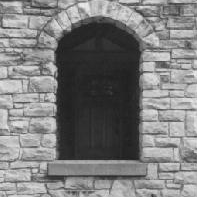
#> input picture FAST-NUCES LHR (BSCS)/Semester 8 - Spring 2024/Digital Image Processing/Assignments/Assignment 1/TestImage_1a.png, 197 x 197 px
$ jupyter execute --allow-errors L200921_A1_DIP_6B.ipynb
#> lines starting #> are read from the running program, lines starting #| are printed output that depends on the picture
# Digital Image Processing
## Spring 2024 Assignment 1
## Aisha Muhammad Nawaz (L20-0921)
##   BSCS 6B
### Instructions:
#### You are required to code the following algorithms using Matlab/Python languages. Proper GUI, where all relevant inputs are taken from the user and appropriate outputs are shown accordingly:

1. Mapping Equations (Linear and Non-linear), user should be given choice to select ranges for input;
2. Digital negative;
3. Histogram Stretch and Shrink.

Visit your book/handouts and attend lectures for better understanding of problems.

### NOTE: I am using Python Language
# Part 1 : Mapping Equations (Linear and Non-linear)

## (a) : Mapping Equations (Linear)

[cell 1]
# Part 1 (a) : Mapping Equations (Linear)
import cv2
import matplotlib.pyplot as plt
import numpy as np

def MapImageLinear(OrgImg):
    img=OrgImg.copy()
    print('Please enter Original Gray Level Range (Seperate start and end by \'-\')')
    x1,x2=input().split('-')
    print('Please enter Transformed Gray Level Range (Seperate start and end by \'-\')')
    y1,y2=input().split('-')
    x1=int(x1)
    y1=int(y1)
    x2=int(x2)
    y2=int(y2)
    #Finding Equation y=mx+c
    m=(y1-y2)/(x1-x2)
    print('m is: ',m)
    if 0 < m < 1:
        print('Need to shrink')
    elif(m>1):
        print('Need to strech')
    else:
        print('Do Nothing')

    # Finding value of C
    c=y2-m*x2
    print('C is: ',c)
    # y=mx+c
    #Applying Linear Mapping
    # Creating a mask based on the original gray level range
    mask = (x1 <= img) & (img <= x2)

    # Applying Linear Mapping only to the pixels in the mask
    img[mask] = m * img[mask] + c

    plt.subplot(121)
    plt.imshow(cv2.cvtColor(OrgImg,cv2.COLOR_BGR2RGB))
    plt.title("Orginal Image")
    plt.subplot(122)
    plt.imshow(cv2.cvtColor(img,cv2.COLOR_BGR2RGB))
    plt.title("Image After Linear Mapping")

[cell 2]
img=cv2.imread('TestImage_1a.png')
#> img is the input picture: shape (197, 197, 3); min 27, max 238, mean 124.7
#> (the rest of this cell did not finish here and is left out)

## (b) : Mapping Equations (Non-Linear)

[cell 3]
# Part 1 (b) : Mapping Equations (Non-linear)
import cv2
import matplotlib.pyplot as plt
import numpy as np

def MapImageNonLinear(OrgImg):
    img=OrgImg.copy()
    #Using Piece-wise linear modification
    ranges=[]
    n=int(input('Please enter the number of ranges you wish to specify: '))
    for i in range (n):
        print(f'Please enter range {i+1} (start,end,modifiedStart,modifiedEnd)')
        ranges.append(map(int,input().split(',')))

    #Finding Equation y=mx+c
    for start,end,modifiedStart,modifiedEnd in ranges:
        m = (modifiedEnd - modifiedStart) / (end - start)
        print('m is',m)
        if(m>1):
            print('Need to strech')
        elif(m<1):
            print('Need to shrink')
        else:
            print('Do Nothing')

        # Finding values of C
        c=modifiedEnd-m*end
        print('C is: ',c)

        mask=(img>=start) & (img<=end)
        img[mask]=m*img[mask]+c


    plt.subplot(121)
    plt.imshow(cv2.cvtColor(OrgImg,cv2.COLOR_BGR2RGB))
    plt.title("Orginal Image")
    plt.subplot(122)
    plt.imshow(cv2.cvtColor(img,cv2.COLOR_BGR2RGB))
    plt.title("Image After Non-Linear Mapping")

[cell 4]
img=cv2.imread('TestImage_1b.png')
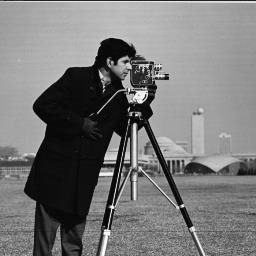
#> input picture FAST-NUCES LHR (BSCS)/Semester 8 - Spring 2024/Digital Image Processing/Assignments/Assignment 1/TestImage_1b.png, 256 x 256 px
#> img is the input picture: shape (256, 256, 3); min 0, max 255, mean 119.2
#> (the rest of this cell did not finish here and is left out)

#> the answer given: 3

# Part 2 : Digital Negative

[cell 5]
# Part 2 : Digital Negative
import cv2
import matplotlib.pyplot as plt
import numpy as np

def GetDigitalNegativeImage(img):

    digitalNegativeImage = np.max(img) - img #Subtracting the pixel values from the max gray value in image

    # Showing Original Image and Digital Negative Image Side by Side for comparison
    plt.subplot(121)
    plt.imshow(cv2.cvtColor(img,cv2.COLOR_BGR2RGB))
    plt.title('Original Image')

    plt.subplot(122)
    plt.imshow(cv2.cvtColor(digitalNegativeImage,cv2.COLOR_BGR2RGB))
    plt.title('Digital Negative Image')

[cell 6]
img=cv2.imread('TestImage_2.png') #Reading Test Image
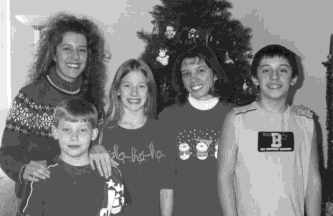
#> input picture FAST-NUCES LHR (BSCS)/Semester 8 - Spring 2024/Digital Image Processing/Assignments/Assignment 1/TestImage_2.png, 333 x 216 px
#> img is the input picture: shape (216, 333, 3); min 17, max 255, mean 123
GetDigitalNegativeImage(img)
#> in GetDigitalNegativeImage, `digitalNegativeImage = np.max(img) - img`:
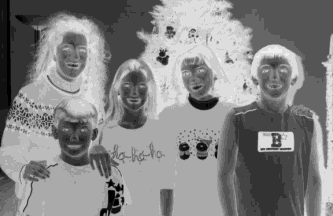
#> digitalNegativeImage: shape (216, 333, 3); min 0, max 238, mean 132
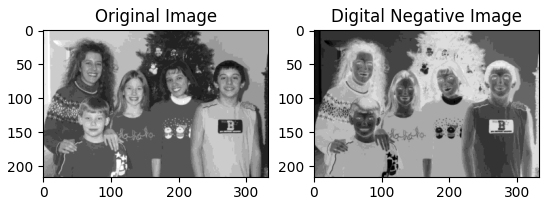
#> figure drawn by matplotlib, 2 panels

# Part 3 : Histrogram Stretch and Shrink
## (a) Strech

[cell 7]
# Part 3 : Histrogram (a) Stretch

def HistogramStrech(img):
    MAX=int(input('Enter Desired Max Value '))/255
    MIN=int(input('Enter Desired Min Value '))/255
    imgNorm = img.astype(np.float32) / 255.0 #To Ensure img has float values in the range [0, 1]
    stImg=((imgNorm-np.min(imgNorm))/(np.max(imgNorm)-np.min(imgNorm)))*(MAX-MIN)+MIN
    stImg = (stImg * 255).astype(np.uint8) #Convert back to org type
    # Showing Original Image and streched Image Side by Side for comparison
    fig = plt.figure(figsize=(12, 8))
    plt.subplot(221)
    plt.imshow(cv2.cvtColor(img,cv2.COLOR_BGR2RGB))
    plt.title('Original Image')

    # Plotting the histogram
    plt.subplot(222)
    hist, bins = np.histogram(img.flatten(), 256, [0, 256])
    plt.plot(hist, color='black')
    plt.xlabel('Pixel Value')
    plt.ylabel('Frequency')
    plt.title('Original Image Histogram')
    plt.show()

    fig = plt.figure(figsize=(12, 8))
    plt.subplot(223)
    plt.imshow(cv2.cvtColor(stImg,cv2.COLOR_BGR2RGB))
    plt.title('Streched Image')

    plt.subplot(224)
    hist, bins = np.histogram(stImg.flatten(), 256, [0, 256])
    plt.plot(hist, color='black')
    plt.xlabel('Pixel Value')
    plt.ylabel('Frequency')
    plt.title('Streched Image Histogram')
    plt.tight_layout()
    plt.show()

[cell 8]
img=cv2.imread('TestImage_3a.png') #Reading Test Image
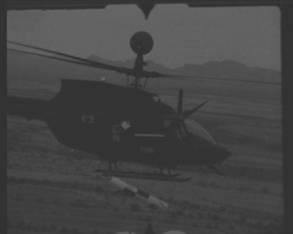
#> input picture FAST-NUCES LHR (BSCS)/Semester 8 - Spring 2024/Digital Image Processing/Assignments/Assignment 1/TestImage_3a.png, 293 x 234 px
#> img is the input picture: shape (234, 293, 3); min 44, max 108, mean 69.4
HistogramStrech(img) #sample input 255 and 0
#> the answer given: 3
